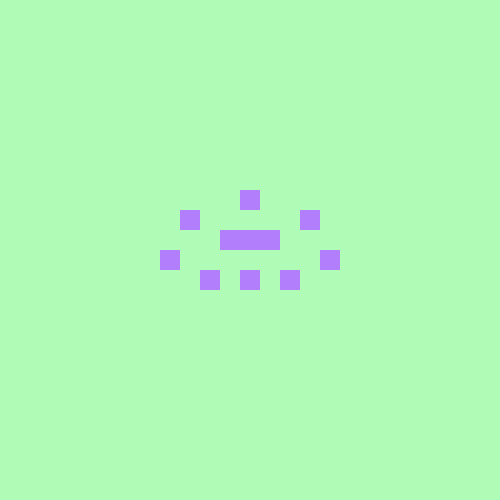
Frame 1 (no input)
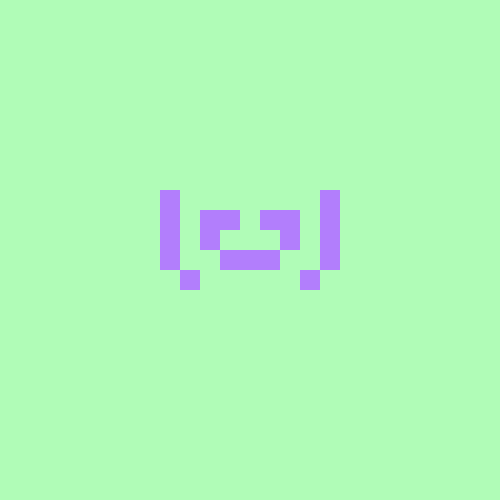
Frame 2 (the mouse pressed at the canvas centre, redrawn once)

The Processing sketch that drew these frames (run headless with seeded random() and noise(); the mouse was pressed at the canvas centre and the sketch redrawn once):

// Processing sketch: procedural_icons
// ── procedural_icons.pde
int pixel_size = 20;
int pixel_count = 5;

void setup() {
  size(500, 500);

  colorMode(HSB, 360, 100, 100);

  rectMode(CENTER);
  noStroke();
  fill(265, 50, 99);
}

void draw() {
  background(125, 30, 99);
  pushMatrix();
  translate(width/2, height/2 - pixel_size*pixel_count/2);
  Icon icon_one = new Icon(pixel_size, pixel_count);
  icon_one.display();
  popMatrix();
  noLoop();
}

// ── Icon.pde
class Icon {
  int pixel_size, pixel_count;
  Icon (int ps, int pc) {
    pixel_size = ps;
    pixel_count = pc;
  }

  void display() {
    for (int i = 0; i < pixel_count; i++) {
      for (int j = 0; j < pixel_count; j++) {
        if (random(1) >= 0.5) {
          rect(i*pixel_size, j*pixel_size, pixel_size, pixel_size);
          rect(i*-pixel_size, j*pixel_size, pixel_size, pixel_size);
        }
      }
    }
  }
}
